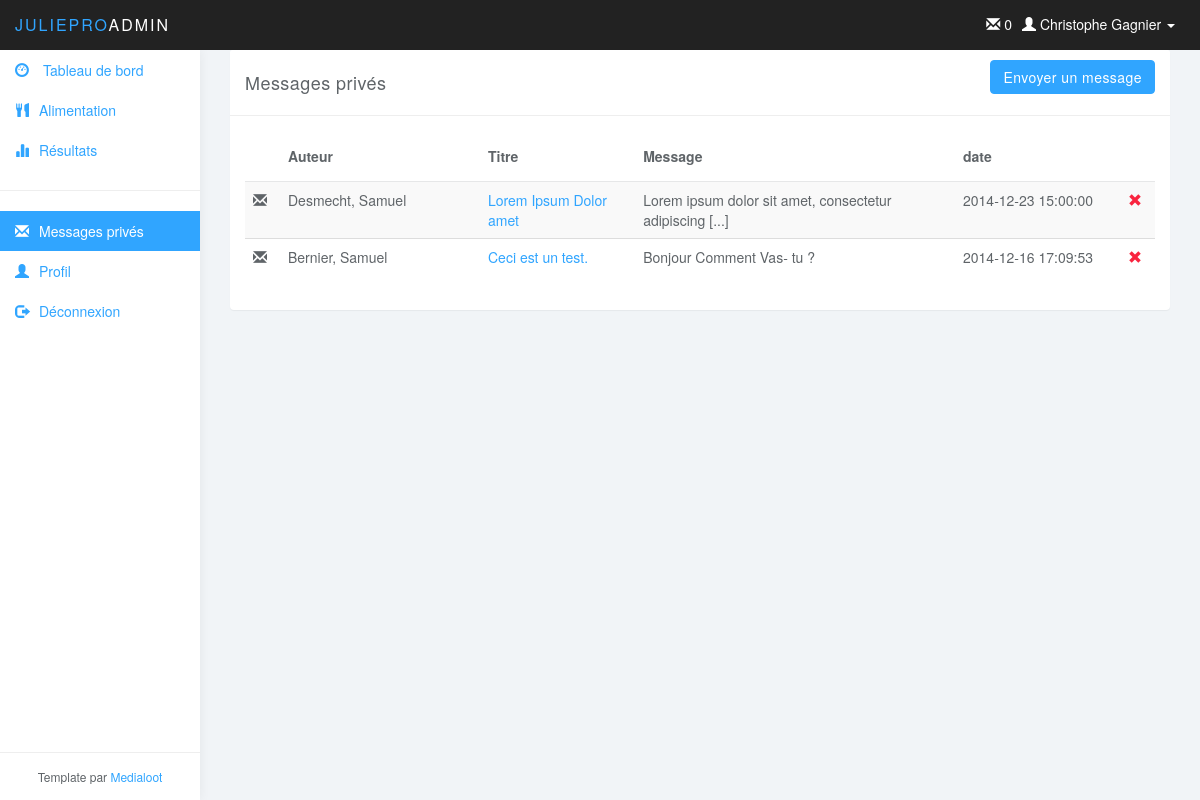
Screenshot of /?action=view_messageprive with the database file from the repository.
### tables this page shows
CREATE TABLE IF NOT EXISTS `utilisateur` (
`utilisateurID` int(11) NOT NULL,
  `nom` varchar(45) NOT NULL,
  `prenom` varchar(45) NOT NULL,
  `noTel` varchar(45) NOT NULL,
  `noCell` varchar(45) DEFAULT NULL,
  `noRue` int(11) NOT NULL,
  `rue` varchar(45) NOT NULL,
  `ville` varchar(45) NOT NULL,
  `codePostal` varchar(45) NOT NULL,
  `age` int(11) NOT NULL,
  `dateInscription` datetime NOT NULL,
  `courriel` varchar(45) NOT NULL,
  `statut` int(11) NOT NULL,
  `entraineurID` int(11) DEFAULT NULL
);

CREATE TABLE IF NOT EXISTS `message` (
`messageID` int(11) NOT NULL,
  `titre` varchar(45) NOT NULL,
  `message` text NOT NULL,
  `date` datetime NOT NULL,
  `estLu` tinyint(1) NOT NULL DEFAULT '0',
  `expediteurID` int(11) NOT NULL,
  `destinataireID` int(11) NOT NULL
);

### model/user_db.php (called while the page is built, shortened)
<?php
function get_user($userID) {
    global $db;
    $query = 'SELECT * FROM utilisateur
              WHERE utilisateurID = '.$userID;
    $result = $db->query($query);
	$result = $result->fetch();
    return $result;
}

### model/message_db.php (called while the page is built, shortened)
<?php
function get_messages($userID) {
    global $db;
    $query = '
        SELECT me.messageID, me.titre, me.message, me.`date`, me.estLu, me.expediteurID, me.destinataireID, CONCAT_WS(\', \', us.nom, us.prenom) AS auteur
        FROM message AS me
        INNER JOIN utilisateur AS us
        ON us.utilisateurID = me.expediteurID
        WHERE me.destinataireID = '.$userID.'
        order by date desc;';
    $result = $db->query($query);
    return $result;
}
function get_nombre_messages($userID) {
    global $db;
    $query = '
        SELECT count(messageID)
        FROM message AS me
        WHERE me.destinataireID = '.$userID.' and estLu = 0;';
    $result = $db->query($query);
    return $result->fetch()[0];
}

### view/messageprive.php (the view)
<?php $messages = get_messages($userInfo['utilisateurID']);?>
<div class="col-md-12">
    <div class="panel panel-default">
        <div class="panel-heading">Messages privés <a href="?action=form_messageprive" class="btn btn-primary pull-right">Envoyer un message</a></div>
        <div class="panel-body">
            <table class="table table-striped table-hover">
                <thead>
                <tr>
                    <th width="35"> </th>
                    <th width="200">Auteur</th>
                    <th>Titre</th>
                    <th>Message</th>
                    <th width="165">date</th>
                    <th width="35"> </th>
                </tr>
                </thead>
                <?php
                foreach($messages as $messageCourant)
                {
                    echo '<tr';
                    if(!$messageCourant['estLu'])
                        echo ' class="info nonLu" ';
                    echo '>';
                    echo'<td><span class="glyphicon glyphicon-envelope"></span>';
                    echo'<td>'.$messageCourant['auteur'].'</td>';
                    echo'<td><a href="?action=lire_message&messageID='.$messageCourant['messageID'].'">'.$messageCourant['titre'].'</a></td>';
                    echo'<td>'.substr ($messageCourant['message'], 0, 50);
                    if(strlen ($messageCourant['message']) > 50)
                        echo ' [...]';
                    echo '</td>';
                    echo'<td>'.$messageCourant['date'].'</td>';
                    echo'<td>';
                    echo '<a href="?action=remove_message&messageID='.$messageCourant['messageID'].'" class="glyphicon glyphicon-remove color-red"> </a>';
                    echo '</td>';
                    echo '</tr>';
                }
                ?>
            </table>
        </div>
    </div>
</div>

### view/header.php (shortened to what this page needs)
<!DOCTYPE html>
<html>
<head>
    <link href="css/bootstrap.min.css" rel="stylesheet">
    <link href="css/datepicker3.css" rel="stylesheet">
    <link href="css/styles.css" rel="stylesheet">
</head>
<body>
<nav class="navbar navbar-inverse navbar-fixed-top" role="navigation">
    <div class="container-fluid">
        <div class="navbar-header">
            <a class="navbar-brand" href="index.php"><span>JuliePro</span>Admin</a>
            <?php if(!empty($userInfo))
            { ?>
                <ul class="user-menu">
                    <li class="dropdown pull-right"> <a href="#" class="dropdown-toggle" data-toggle="dropdown"> <span class="glyphicon glyphicon-user"></span> <?php echo $userInfo['prenom'].' '.$userInfo['nom']; ?> <span class="caret"></span> </a>
                    </li>
                </ul>
				<ul class="user-menu">
					<li><a href="?action=view_messageprive"><span class="glyphicon glyphicon-envelope"></span> <?php echo get_nombre_messages($userInfo['utilisateurID']); ?> </a></li>
				</ul>
            <?php } ?>
        </div>
    </div>
</nav>

### css/styles.css (style rules this page uses)
body { background: #f1f4f7; padding-top: 50px; color: #5f6468; }
a, a:hover, a:focus { color: #30a5ff; }
.color-red { color: #f9243f; }
.navbar-header .navbar-brand { color: #fff; font-size: 16px; text-transform: uppercase; font-weight: 500; letter-spacing: 2px; }
.navbar-header .navbar-brand span { color: #30a5ff; }
.btn-primary, .btn-primary:hover, .btn-primary:focus, .btn-primary:active, .btn-primary.active, .open > .dropdown-toggle.btn-primary, .btn-primary.disabled, .btn-primary[disabled], fieldset[disabled] .btn-primary, .btn-primary.disabled:hover, .btn-primary[disabled]:hover, fieldset[disabled] .btn-primary:hover, .btn-primary.disabled:focus, .btn-primary[disabled]:focus, fieldset[disabled] .btn-primary:focus, .btn-primary.disabled:active, .btn-primary[disabled]:active, fieldset[disabled] .btn-primary:active, .btn-primary.disabled.active, .btn-primary[disabled].active, fieldset[disabled] .btn-primary.active { background-color: #30a5ff; border-color: #30a5ff; }
.panel { border: 0; }
.panel-heading { font-size: 18px; font-weight: 300; letter-spacing: 0.025em; height: 66px; line-height: 45px; }
.panel-default .panel-heading { background: #fff; border-bottom: 1px solid #eee; color: #5f6468; }
.navbar { border: 0; }
.user-menu { display: inline-block; margin-top: 14px; margin-right: 10px; float: right; list-style: none; padding: 0; }
.user-menu a { color: #fff; }
@media (min-width: 768px) { .navbar-header { width: 100%; } }
.table { background: #fff; }
.table>thead>tr>th { border-bottom: 1px solid #e6e7e8; vertical-align: middle; height: 50px; }

### rows the page displays
utilisateur: prenom "Christophe", nom "Gagnier"
message: auteur "Desmecht, Samuel", titre "Lorem Ipsum Dolor amet", message "Lorem ipsum dolor sit amet, consectetur adipiscing", date "2014-12-23 15:00:00"
message: auteur "Bernier, Samuel", titre "Ceci est un test.", message "Bonjour Comment Vas- tu ?", date "2014-12-16 17:09:53"

### other values shown
get_nombre_messages($userInfo['utilisateurID']) "0"
